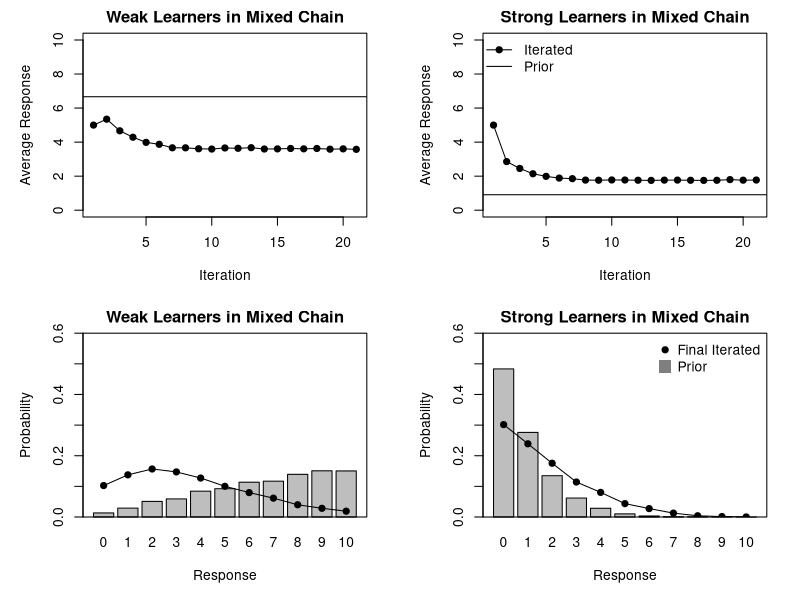

The R script that drew this image:

nruns <- 10000

# function generating responses from a Bayesian learner with a beta prior
# with and probability matching rule
learner <- function(counts,a,b,nresp) { 
  
  # for my sanity
  nheads <- counts[1]
  ntails <- counts[2]
  
  # sample from posterior
  theta <- rbeta(1,nheads+a,ntails+b)  
  
  # generate new responses
  newheads <- rbinom(n=1,size = nresp,prob = theta)
  return(c(newheads,nresp-newheads))
  
}

chain <- function() {
  
  obs <- matrix(NA,nits+1,2)
  ltype <- vector(length=nits)
  obs[1,] <- c(nresp/2,nresp/2) # seed the chain at 5 heads, 5 tails
  for( i in 1:nits ) {
    
    ltype[i] <- as.numeric(runif(1)>mix)+1 # learner type
    if( ltype[i] == 1) {
      obs[i+1,] <- learner(obs[i,],a1,b1,nresp)
    } else {
      obs[i+1,] <- learner(obs[i,],a2,b2,nresp)
    }
    
  }
  return(data.frame(obs=obs[-1,1], ltype=ltype)) 
}


layout(matrix(1:4,2,2))
op <- par(no.readonly=TRUE)
par(mar=c(5,5,2,2))


#### 50-50 mixture ####

mix <- .5 # proportions of each learner type in population
a1 <- 2  # beta prior for learner type 1
b1 <- 1
a2 <- 1 # beta prior for learner type2 
b2 <- 10

nresp <- 10 # responses per person
nits<-20 # how long to run the chain for

# now run lots of chains to get average number of heads
nheads <- vector(length=nits)
iteratedoutcomes <- matrix(0,nresp+1,2,dimnames=list("heads"=0:nresp,"learner"=1:2))
nheads_all <- matrix(NA,nits,nruns)
ltype_all <- matrix(NA,nits,nruns)
for( i in 1:nruns ){
  ch <- chain()
  nheads <- nheads + ch$obs
  nheads_all[,i] <- ch$obs
  ltype_all[,i] <- ch$ltype
  iteratedoutcomes[ch$obs[nits]+1, ch$ltype[nits]] <- 
    iteratedoutcomes[ch$obs[nits]+1, ch$ltype[nits]] + 1
}
nheads <- nheads/nruns
for(i in 1:2) iteratedoutcomes[,i] <- iteratedoutcomes[,i]/sum(iteratedoutcomes[,i])

# mixture of the two priors?
p1 <- a1/(a1+b1)
p2 <- a2/(a2+b2)
mixp <- mix*p1 + (1-mix)*p2
priornh <- mixp*nresp


# response distribution from the mixture of priors
priorsamples <- vector(length=nruns)
priorltype <- vector(length=nruns)
for( i in 1:nruns) {
  
  ltype <- as.numeric(runif(1)>mix)+1 # learner type
  if( ltype == 1) {
    priorsamples[i] <- learner(c(0,0),a1,b1,nresp)[1]
  } else {
    priorsamples[i] <- learner(c(0,0),a2,b2,nresp)[1]
  }
  priorltype[i] <- ltype
}


for(ltype in 1:2) {

  nh <- vector()
  for(i in 1:nits){
    nh[i] <- mean( nheads_all[i,ltype_all[i,]==ltype])
  }

  if(ltype==1) {
    mstr <- "Weak Learners in Mixed Chain"
  } else {
    mstr <- "Strong Learners in Mixed Chain"
  }
  
  # plot the trajectory of the chain
  plot(c(5,nh),type="o",pch=19,xlab="Iteration",ylab="Average Response",
       ylim=c(0,10),main=mstr)
  abline(h=ifelse(ltype==1,p1,p2)*nresp)

  if(ltype==2) legend(x = "topleft", pch=c(19,NA), col=c("black","black"),
         lty=c(1,1),lwd=c(1,1),
         legend=c("Iterated","Prior"),bty="n")

  
  # plot the response distribution at the end
  x <- table(factor(nheads_all[nits,ltype_all[nits,]==ltype],levels=0:10)) # counts for iterated
  y <- table(factor(priorsamples[priorltype==ltype],levels=0:10)) # counts for prior
  x <- x/sum(x) # iterated prob
  y <- y/sum(y) # prior prob
  z <- barplot(y,ylim=c(0,.6),main=mstr,xlab="Response",ylab="Probability") # prior as bars
  lines(z,x,type="o",pch=19) # iterated as dots
  
  box()
  
  if(ltype==2) legend(x = "topright", pch=c(19,15), col=c("black","grey50"),pt.cex=c(1,2),
         legend=c("Final Iterated","Prior"),bty="n")
  
}

layout(1)
par(op)

#dev.print(pdf,file="./coinsfail2.pdf",width=7,height=7)


